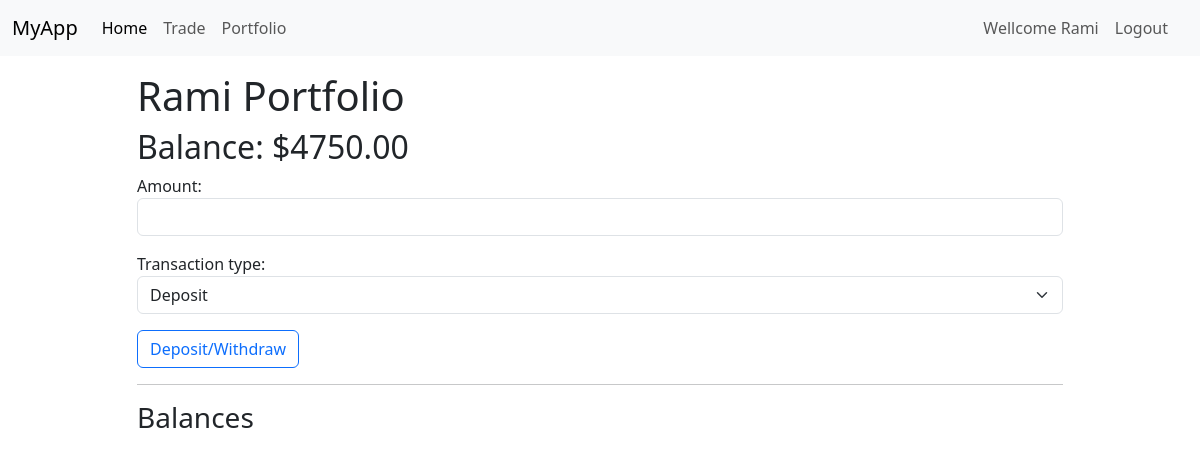
/portfolio (signed in), run on an earlier commit of the app's database.
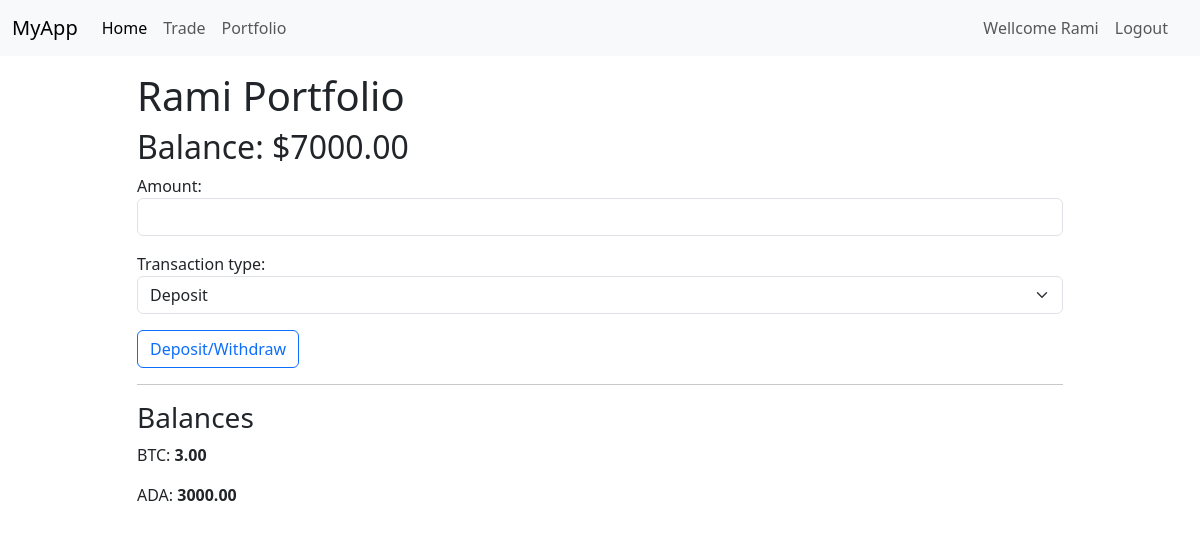
And on a later commit of the database.
### myapp/models.py (models this page shows, shortened)
class User(AbstractUser):
    balance = models.DecimalField(max_digits=10, decimal_places=2, default=0)

class CoinsAmount(models.Model):
    user = models.ForeignKey(
        User, on_delete=models.CASCADE, related_name='coin_amounts')
    wallet = models.ForeignKey(
        Wallet, on_delete=models.CASCADE, related_name='coins')
    amount = models.DecimalField(max_digits=10, decimal_places=2, default=0)

class Wallet(models.Model):
    user = models.ForeignKey(
        User, on_delete=models.CASCADE, related_name='wallets')
    symbol = models.CharField(max_length=10)

### myapp/views.py (the view, shortened to what this page needs)
# urls.py: path("portfolio", views.portfolio, name="portfolio"),
@login_required(login_url='/login')
def portfolio(request):
    current_user = request.user
    thisUser = User.objects.get(pk=request.user.pk)
    balance = thisUser.balance
    coins = CoinsAmount.objects.filter(user=request.user)
    for coin in coins:
        print(coin.wallet.symbol)
    addCredit = AddCredit()
    return render(request, "myapp/portfolio.html", {
        "form": addCredit,
        "balance": balance,
        "coins": coins
    })

### myapp/forms.py
class AddCredit(forms.Form):
    amount = forms.DecimalField(
        label='Amount', min_value=0, max_digits=10, decimal_places=2, widget=forms.TextInput(attrs={'class': 'form-control mb-3', 'autofocus': True}))
    transaction_type = forms.ChoiceField(
        choices=[('deposit', 'Deposit'), ('withdraw', 'Withdraw')], widget=forms.Select(attrs={'class': 'form-control form-floating form-select'}))

### myapp/templates/myapp/portfolio.html (shortened to what this page needs)
{% extends 'myapp/layout.html' %}
{%block body%}
<h1 class="mt-3">{{user.username|title}} Portfolio</h1>
<h2>Balance: ${{balance}}</h2>
<form action="{% url 'portfolio'%}" method="POST">
    {{form}}
    <input class="btn btn-outline-primary mt-3" type="submit" value="Deposit/Withdraw" name="" id="">
</form>
<hr>
<h3>Balances</h3>
{% for coin in coins%}
<p>{{coin.wallet.symbol}}: <b>{{coin.amount}}</b></p>
{%endfor%}
{%endblock%}

### myapp/templates/myapp/layout.html (shortened to what this page needs)
{% load static %}
<!DOCTYPE html>
<html lang="en">
<head>
    <link href="https://cdn.jsdelivr.net/npm/bootstrap@5.3.0-alpha1/dist/css/bootstrap.min.css" rel="stylesheet"
>
</head>
<body>
    <nav class="navbar navbar-expand-lg bg-body-tertiary">
        <div class="container-fluid">
            <a class="navbar-brand" href="#">MyApp</a>
            <div class="collapse navbar-collapse" id="navbarNav">
                <ul class="navbar-nav container-fluid d-flex">
                    <li class="nav-item {% if not user.is_authenticated %}me-auto{% endif %}">
                        <a class="nav-link active" aria-current="page" href="{% url 'index'%}">Home</a>
                    </li>
                    {%if user.is_authenticated %}
                    <li class="nav-item">
                        <a class="nav-link" aria-current="page" href="{% url 'trade'%}">Trade</a>
                    </li>
                    <li class="nav-item me-auto">
                        <a class="nav-link" aria-current="page" href="{% url 'portfolio'%}">Portfolio</a>
                    </li>
                    <li class="nav-item ">
                        <a class="nav-link " href="#">Wellcome {{user.username|title}}</a>
                    </li>
                    <li class="nav-item">
                        <a class="nav-link " href="{% url 'logout'%}">Logout</a>
                    </li>
                    {%endif%}
                </ul>
            </div>
        </div>
    </nav>
    <div class="container">
        <div class="row">
            <div class="col">
            </div>
            <div class="col-10">
                {%block body%}
                {%endblock%}
            </div>
            <div class="col">
            </div>
        </div>
    </div>
</body>
</html>

What changed in the data, as far as the page shows it:
changed User "Rami": balance "4750.00" → "7000.00"
added CoinsAmount: wallet.symbol "BTC", amount "3.00"
added CoinsAmount: wallet.symbol "ADA", amount "3000.00"
